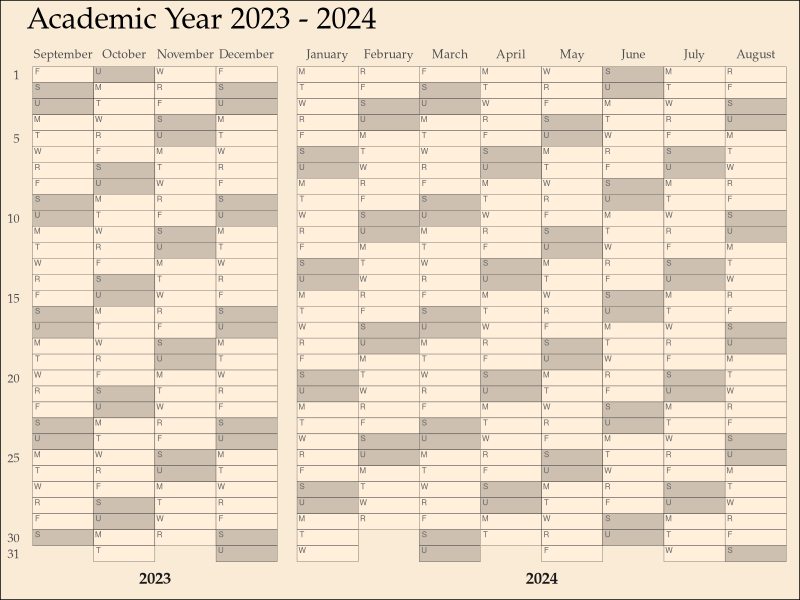

This chart was generated by the following R code:
## ---- chunk 1
suppressMessages({
library(dplyr)
library(ggplot2)
library(lubridate)
library(purrr)
})

# Generate a 12-month calendar beginning in September.
(ymd(20230901) %m+% months(0:11)) |>

  # Calculate the first and last day of each month to be plotted.
  map(\(start) list(month = month.name[month(start)], start = start, end = rollforward(start), year=year(start), days=day(rollforward(start)))) |>
  bind_rows() |>

  # Generate a row for each day of each month.
  reframe(.by=c(month, year), day = seq_len(days)) |>

  # For each day, list the date, weekday name, month name, etc. for plotting.
  mutate(
    date=ymd(paste(year, match(month, month.name), day)),
    weekday=wday(date),
    across(day, partial(factor, levels=31:1)),
    across(month, partial(factor, levels=month.name))
  ) |>

  # Construct a calendar with months in columns and days in rows.
  ggplot(aes(x=month, y=day, fill=weekday %in% c(1,7))) +
  geom_tile(color='grey20') +

  # Label each day with the day of week.
  geom_text(
    aes(label=(c('U', 'M', 'T', 'W', 'R', 'F' , 'S'))[weekday]),
    position = position_nudge(y = 0.22, x = -0.42), 
    size=2,
    color='grey40'
  ) +

  # Include axis labels for day numbers and month names.
  scale_y_discrete(breaks=c(1, 5*1:6, 31)) +
  scale_x_discrete(position='top') +

  # Shade weekends in a darker color.
  scale_fill_manual(
    values=c('TRUE'='antiquewhite3', 'FALSE'='antiquewhite1'), guide='none'
  ) +

  # Adjust labels and theme components.
  facet_grid(cols=vars(year), switch='x', scales='free', space='free') +
  theme_minimal() +
  theme(
    text = element_text(family='Palatino'),
    axis.text = element_text(),
    axis.title = element_blank(),
    title=element_text(size=18),
    plot.background = element_rect(fill='antiquewhite'),
    panel.grid=element_blank(),
    strip.text = element_text(size=12, face='bold')
  ) +
  labs(title = 'Academic Year 2023 - 2024')
